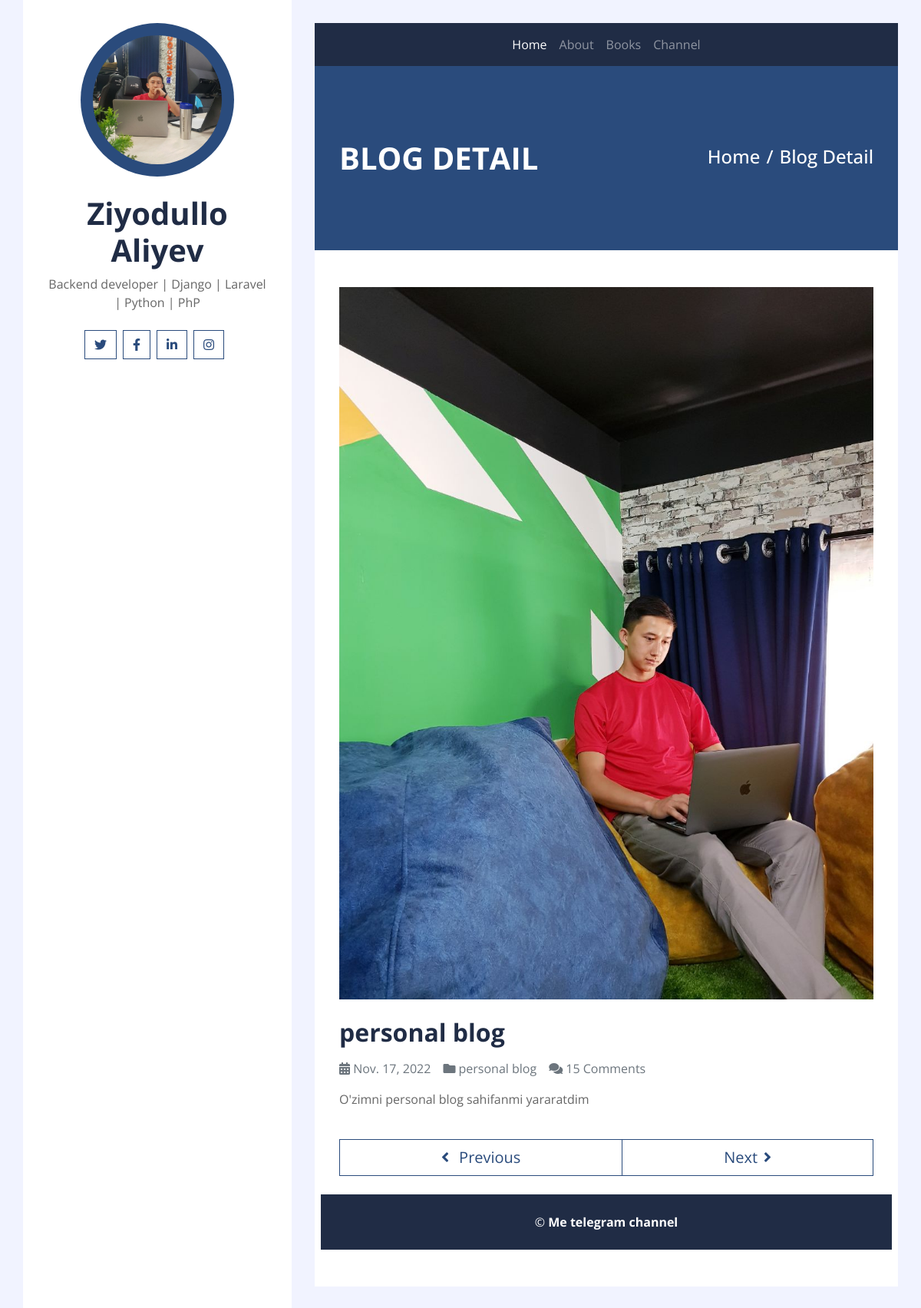
/1/, run on the app's committed database.
### blog/models.py (models this page shows, shortened)
class Blog(models.Model):
    title = models.CharField(max_length=255)
    caption = models.TextField()
    topic = models.CharField(max_length=100)
    photo = models.ImageField(upload_to='photo')
    data = models.DateField(auto_now_add=True)

### blog/views.py (the view)
# urls.py: path('<int:pk>/', blogdetail, name='blogdetail'),
def blogdetail(req, pk):
    blog = Blog.objects.get(id=pk)
    return render(req, 'single.html', context={'blog':blog})

### templates/single.html (shortened to what this page needs)
{% extends "exc/body.html" %}
{% block content %}
    {% load static %}
            <div class="container py-5 px-2 bg-primary">
                <div class="row py-5 px-4">
                    <div class="col-sm-6 text-center text-md-left">
                        <h1 class="mb-3 mb-md-0 text-white text-uppercase font-weight-bold">Blog Detail</h1>
                    </div>
                    <div class="col-sm-6 text-center text-md-right">
                        <div class="d-inline-flex pt-2">
                            <h4 class="m-0 text-white"><a class="text-white" href="{% url 'home' %}">Home</a></h4>
                            <h4 class="m-0 text-white px-2">/</h4>
                            <h4 class="m-0 text-white">Blog Detail</h4>
                        </div>
                    </div>
                </div>
            </div>
            <div class="container py-5 px-2 bg-white">
                <div class="row px-4">
                    <div class="col-12">
                        <img class="img-fluid mb-4" src="{{blog.photo.url}}" alt="Image">
                        <h2 class="mb-3 font-weight-bold">{{blog.title}}</h2>
                        <div class="d-flex">
                            <p class="mr-3 text-muted"><i class="fa fa-calendar-alt"></i> {{blog.data}}</p>
                            <p class="mr-3 text-muted"><i class="fa fa-folder"></i> {{blog.topic}}</p>
                            <p class="mr-3 text-muted"><i class="fa fa-comments"></i> 15 Comments</p>
                        </div>
                        <p>{{blog.caption}}</p>
                        </div>
                    <div class="col-12 py-4">
                        <div class="btn-group btn-group-lg w-100">
                            <button type="button" class="btn btn-outline-primary"><i class="fa fa-angle-left mr-2"></i> Previous</button>
                            <button type="button" class="btn btn-outline-primary">Next<i class="fa fa-angle-right ml-2"></i></button>
                        </div>
                    </div>
            </div>
            {% include "exc/footer.html" %}
    {% endblock %}

### data on the page
Blog: photo (picture), title "personal blog", data "Nov. 17, 2022", topic "personal blog", caption "O'zimni personal blog sahifanmi yararatdim"
